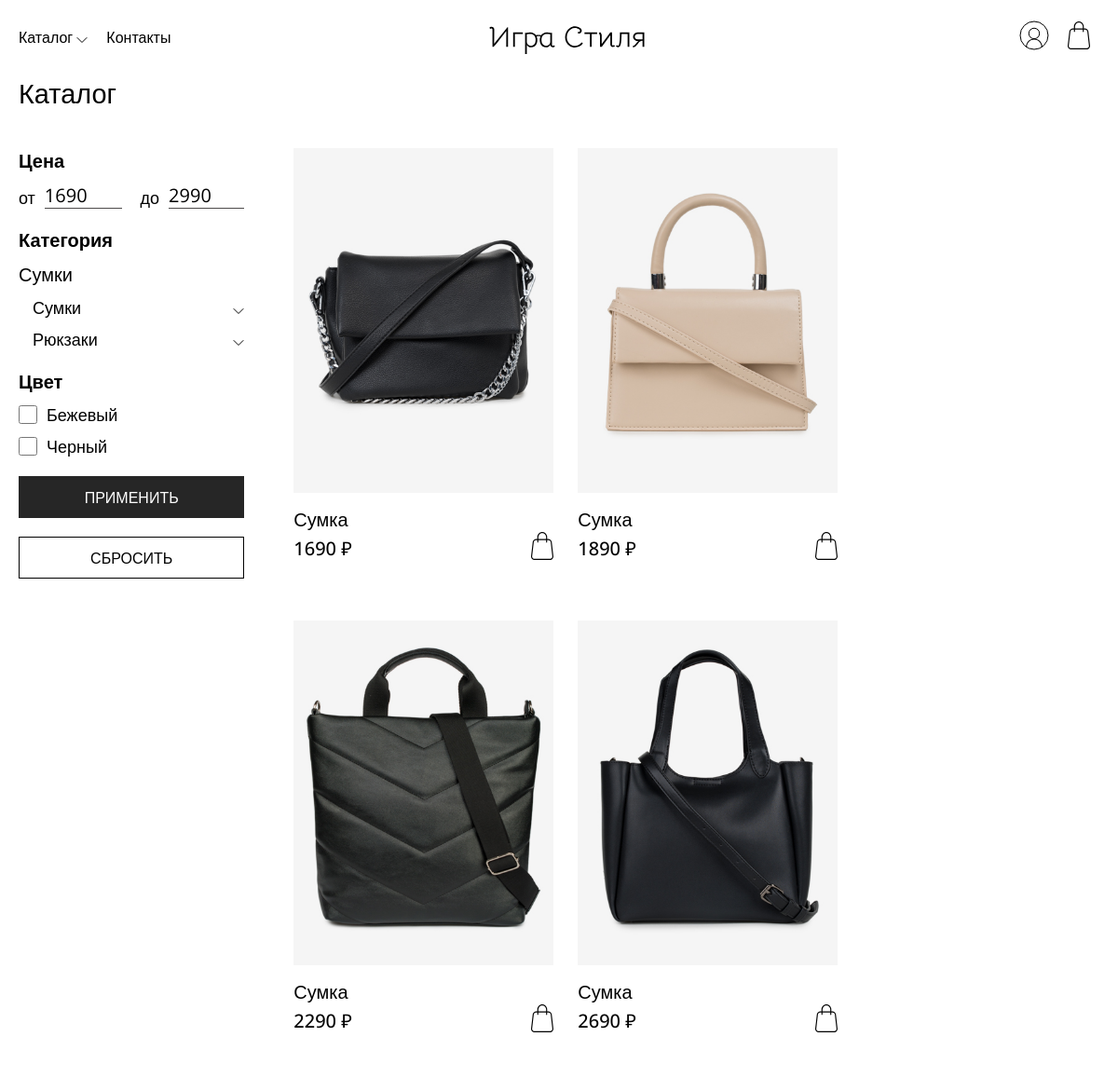
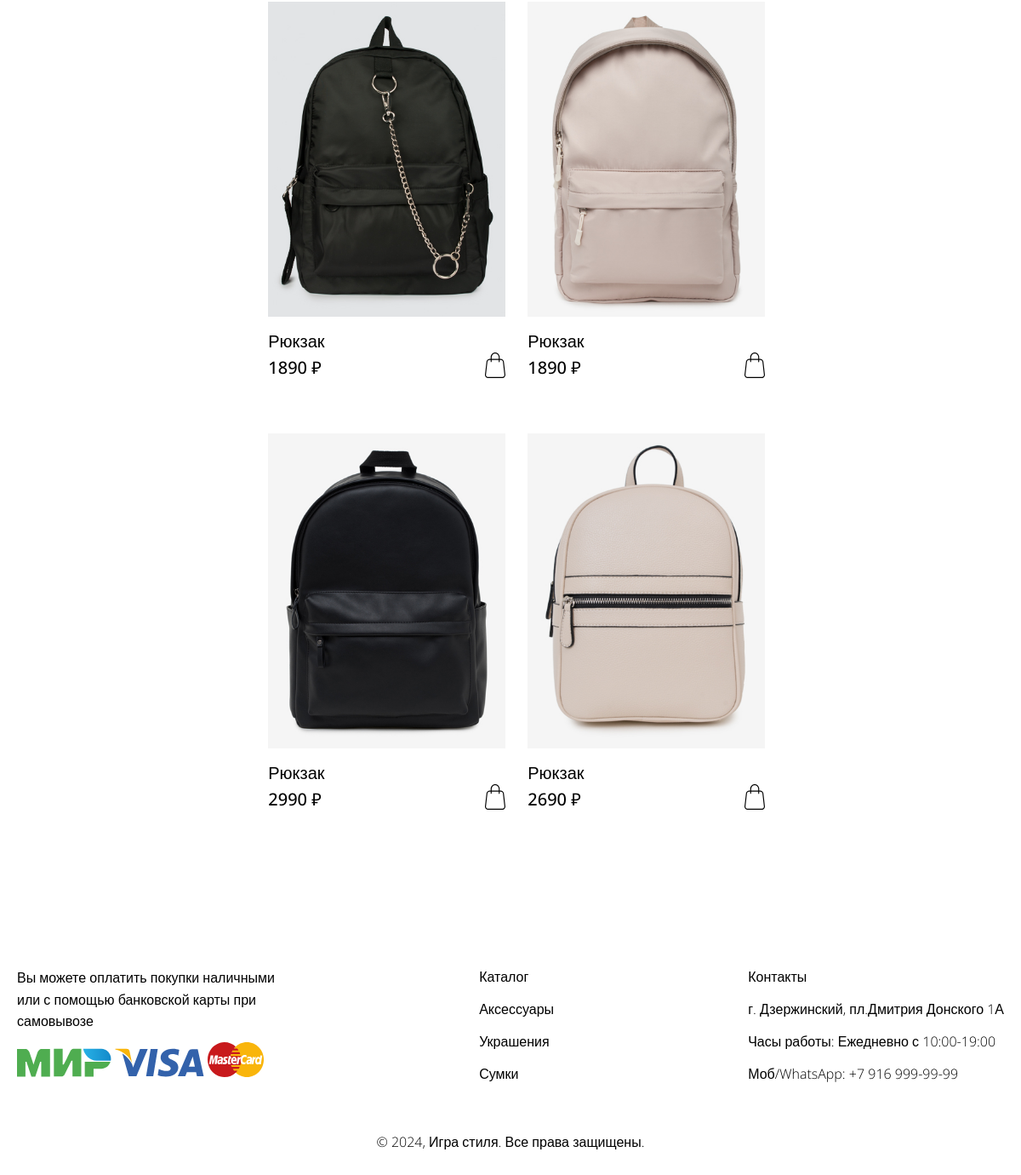
The page /php/catalog.php?id=3 on the database its author committed (2 pictures, top to bottom).
### tables this page shows
CREATE TABLE `categories` (
  `id_category` int(11) NOT NULL,
  `name_category` varchar(50) NOT NULL
);

CREATE TABLE `subcategories` (
  `id_subcategories` int(11) NOT NULL,
  `id_category` int(11) NOT NULL,
  `name_subcategory` varchar(100) NOT NULL
);

CREATE TABLE `products` (
  `id_product` int(11) NOT NULL,
  `id_product_type` int(11) NOT NULL,
  `name_product` varchar(50) NOT NULL,
  `article` varchar(11) DEFAULT NULL,
  `description` varchar(300) NOT NULL,
  `price` int(11) NOT NULL,
  `image` varchar(300) NOT NULL,
  `material` varchar(100) NOT NULL,
  `id_color` int(11) NOT NULL,
  `quantity` int(11) NOT NULL,
  `quantity_store` int(11) DEFAULT NULL
);

### php/config/catalog_filter.php (called while the page is built, shortened)
<?php
include './config/db.php';
$colorConditions = "";
$productTypeConditions = "";
$query_colors = "SELECT * FROM colors";
if (isset($_GET['id'])) {
    $categoryId = intval($_GET['id']);
    $categoryQuery = "SELECT * FROM categories WHERE id_category = $categoryId";
    $categoryName = mysqli_fetch_assoc(mysqli_query($link, $categoryQuery));
    $subcategory_query = "SELECT * FROM subcategories WHERE id_category = $categoryId";
    $result_subcategories = mysqli_query($link, $subcategory_query);
    $priceQuery = "SELECT MIN(price) AS min_price, MAX(price) AS max_price FROM products
                    WHERE id_product_type IN
                        (SELECT id_product_type FROM product_types
                        WHERE id_subcategories IN
                            (SELECT id_subcategories FROM subcategories
                            WHERE id_category = ?))";
    $priceStmt = mysqli_prepare($link, $priceQuery);
    mysqli_stmt_bind_param($priceStmt, "i", $categoryId);
    mysqli_stmt_execute($priceStmt);
    $priceResult = mysqli_stmt_get_result($priceStmt);
    $priceRow = mysqli_fetch_assoc($priceResult);
    $minPrice = intval($priceRow['min_price']);
    $maxPrice = intval($priceRow['max_price']);
    $query = "SELECT * FROM products
              WHERE quantity >= 1
              AND id_product_type IN
                  (SELECT id_product_type FROM product_types
                  WHERE id_subcategories IN
                      (SELECT id_subcategories FROM subcategories
                      WHERE id_category = ?))";
    $query .= " AND price BETWEEN ? AND ?";
    $query .= $colorConditions;
    $query .= $productTypeConditions;
    $stmt = mysqli_prepare($link, $query);
    mysqli_stmt_bind_param($stmt, "iii", $categoryId, $minPrice, $maxPrice);
    mysqli_stmt_execute($stmt);
    $stmt = mysqli_prepare($link, $query . $colorConditions);
    mysqli_stmt_bind_param($stmt, "iii", $categoryId, $minPrice, $maxPrice);
    $query_colors .= " WHERE id_color IN (SELECT DISTINCT id_color FROM products
                                            WHERE id_product_type IN
                                                (SELECT id_product_type FROM product_types
                                                WHERE id_subcategories IN
                                                    (SELECT id_subcategories FROM subcategories
                                                    WHERE id_category = $categoryId))
                                            AND quantity >= 1) ORDER BY name_color ASC";
}
$result_colors = mysqli_query($link, $query_colors);
mysqli_stmt_execute($stmt);
$result = mysqli_stmt_get_result($stmt);
$products = [];
if ($result && mysqli_num_rows($result) > 0) {
    while ($row = mysqli_fetch_assoc($result)) {
        $products[] = $row;
    }
}
$colors = [];
while ($row_color = mysqli_fetch_assoc($result_colors)) {
    $colors[] = $row_color['name_color'];
}

### php/catalog.php (the view, shortened to what this page needs)
<?php
include './components/header.php';
include './config/db.php';
include './config/catalog_filter.php';
?>
<div class="catalog">
    <div class="container">
        <h1 class="title">Каталог</h1>
        <div class="catalog-content">
            <div class="catalog-filter">
                <form method="GET" action="">
                    <p class="filter-name">Цена</p>
                    <div class="filter-price">
                        <div class="">
                            <label for="min_price">от</label>
                            <input type="number" name="min_price" id="min_price" value="<?= isset($minPrice) ? $minPrice : '' ?>">
                        </div>
                        <div class="max_price">
                            <label for="max_price">до</label>
                            <input type="number" name="max_price" id="max_price" value="<?= isset($maxPrice) ? $maxPrice : '' ?>">
                        </div>
                    </div>
                    <div class="filter-subcategory">
                        <p class="filter-name">Категория</p>
                        <?php if (!isset($_GET['id'])) : ?>
                            <?php while ($row_category = mysqli_fetch_assoc($result_categories)) : ?>
                                <p class="category-name"><?= $row_category['name_category']; ?></p>
                                <?php
                                $category_id = $row_category['id_category'];
                                $subcategory_query = "SELECT * FROM subcategories WHERE id_category = $category_id";
                                $result_subcategories = mysqli_query($link, $subcategory_query);
                                ?>
                                <?php while ($row_subcategory = mysqli_fetch_assoc($result_subcategories)) : ?>
                                    <div class="subcategory">
                                        <p class="subcategory-name" data-subcategory-id="<?= $row_subcategory['id_subcategories']; ?>"><?= $row_subcategory['name_subcategory']; ?></p>
                                        <img class="subcategory-img" src="/accessory_store/img/1.svg" alt="">
                                    </div>
                                    <div class="product-types" style="display: none;">
                                        <?php
                                        $subcategory_id = $row_subcategory['id_subcategories'];
                                        $product_type_query = "SELECT * FROM product_types WHERE id_subcategories = $subcategory_id ORDER BY name_product_type ASC";
                                        $result_product_types = mysqli_query($link, $product_type_query);
                                        ?>
                                        <?php while ($row_product_type = mysqli_fetch_assoc($result_product_types)) : ?>
                                            <div class="filter-checkbox">
                                            <?php
                                            $productTypeId = $row_product_type['id_product_type'];
                                            $isChecked = isset($_GET['product_type']) && in_array($productTypeId, $_GET['product_type']);
                                            ?>
                                            <input type="checkbox" name="product_type[]" value="<?= $productTypeId; ?>" <?= $isChecked ? 'checked' : ''; ?>>
                                            <label class="light"><?= $row_product_type['name_product_type']; ?></label>
                                        </div>
                                        <?php endwhile; ?>
                                    </div>
                                <?php endwhile; ?>
                            <?php endwhile; ?>
                        <?php else : ?>
                            <p><?= $categoryName['name_category']; ?></p>
                            <?php while ($row_subcategory = mysqli_fetch_assoc($result_subcategories)) : ?>
                                <div class="subcategory">
                                        <p class="subcategory-name" data-subcategory-id="<?= $row_subcategory['id_subcategories']; ?>"><?= $row_subcategory['name_subcategory']; ?></p>
                                        <img class="subcategory-img" src="/accessory_store/img/1.svg" alt="">
                                    </div>
                            <?php endwhile; ?>
                        <?php endif; ?>
                    </div>
                    <p class="filter-name">Цвет</p>
                    <?php foreach ($colors as $color) : ?>
                        <?php $isChecked = isset($_GET['colors']) && in_array($color, $_GET['colors']); ?>
                        <div class="filter-checkbox">
                            <input type="checkbox" name="colors[]" id="<?= $color ?>" value="<?= $color ?>" <?= $isChecked ? 'checked' : ''; ?>>
                            <label for="<?= $color ?>" <?= $isChecked ? 'class="selected"' : ''; ?>><?= $color ?></label>
                        </div>
                    <?php endforeach; ?>
                    <div class="filter-button">
                        <button class="button-catalog" type="submit">ПРИМЕНИТЬ</button>
                        <button class="button-reset"><a href="<?= isset($_GET['id']) ? 'catalog.php?id=' . $_GET['id'] : 'catalog.php' ?>" class="reset-filter-button">СБРОСИТЬ</a></button>
                    </div>
                </form>
            </div>
            <div class="catalog-products">
                <?php if (!empty($products)) : ?>
                    <?php foreach ($products as $product) : ?>
                        <div class="catalog-cart">
                            <a href="product.php?id=<?= $product['id_product']; ?>">
                                <img class="catalog-picture" src="<?= $product['image']; ?>" alt="">
                                <p><?= $product['name_product']; ?></p>
                            </a>
                            <div class="catalog-cart-points">
                                <p><?= $product['price']; ?> ₽</p>
                                <form class="addToCartForm" action="/accessory_store/php/config/add_to_cart.php" method="post">
                                    <button type="submit" style="border: none; background: none; cursor: pointer;">
                                        <img src="/accessory_store/img/cart.svg" alt="">
                                    </button>
                                </form>
                            </div>
                        </div>
                    <?php endforeach; ?>
                <?php else : ?>
                    <h2>Нет товаров</h2>
                <?php endif; ?>
            </div>
        </div>
    </div>
</div>
<?php include './components/footer.php'; ?>
</body>
</html>

### css/style.css (style rules this page uses)
button { background: transparent; border: none; font-weight: 400; font-size: 16px; cursor: pointer; }
button a { color: #FEFEFE; }
.button-catalog { width: 150px; height: 45px; background: #262626; color: #FEFEFE; }
.button-reset { width: 150px; height: 45px; color: #000; background-color: #fff; border: 1px solid #000; }
* { margin: 0; padding: 0; font-family: "Open Sans", sans-serif; }
a { text-decoration: none; color: inherit; }
p { font-size: 20px; }
h1, h2, h3 { font-style: normal; }
h1 { font-size: clamp(1.13rem, 0.83rem + 1.3vw, 2rem); font-weight: 400; }
.container { max-width: 1200px; margin-right: auto; margin-left: auto; }
.title, .title-index { margin-bottom: 40px; }
.catalog .catalog-picture { max-width: 285px; height: 370px; margin-bottom: 10px; }
.catalog .catalog-content, .catalog .catalog-rec { display: flex; justify-content: space-between; }
.catalog .catalog-content .catalog-filter, .catalog .catalog-rec .catalog-filter { width: 250px; margin-right: 50px; }
.catalog .catalog-content .catalog-filter .filter-name, .catalog .catalog-rec .catalog-filter .filter-name { font-weight: 700; margin-bottom: 10px; }
.catalog .catalog-content .catalog-filter .filter-subcategory, .catalog .catalog-rec .catalog-filter .filter-subcategory { margin-bottom: 20px; }
.catalog .catalog-content .catalog-filter .subcategory, .catalog .catalog-rec .catalog-filter .subcategory { display: flex; justify-content: space-between; margin-left: 15px; align-items: baseline; }
.catalog .catalog-content .catalog-filter .subcategory .subcategory-name, .catalog .catalog-rec .catalog-filter .subcategory .subcategory-name { font-size: 18px; margin-top: 10px; }
.catalog .catalog-content .catalog-filter label, .catalog .catalog-rec .catalog-filter label { font-size: 18px; }
.catalog .catalog-content .catalog-filter .filter-price, .catalog .catalog-rec .catalog-filter .filter-price { display: flex; margin-bottom: 20px; }
.catalog .catalog-content .catalog-filter .filter-price div, .catalog .catalog-rec .catalog-filter .filter-price div { display: flex; align-items: flex-end; }
.catalog .catalog-content .catalog-filter .filter-price .max_price, .catalog .catalog-rec .catalog-filter .filter-price .max_price { margin-left: 20px; }
.catalog .catalog-content .catalog-filter .filter-price label, .catalog .catalog-rec .catalog-filter .filter-price label { margin-right: 10px; }
.catalog .catalog-content .catalog-filter .filter-price input, .catalog .catalog-rec .catalog-filter .filter-price input { height: auto; }
.catalog .catalog-content .catalog-filter .filter-checkbox, .catalog .catalog-rec .catalog-filter .filter-checkbox { display: flex; align-items: center; margin-top: 10px; }
.catalog .catalog-content .catalog-filter .filter-checkbox input, .catalog .catalog-rec .catalog-filter .filter-checkbox input { height: 20px; width: 20px; margin-right: 10px; }
.catalog .catalog-content .filter-button, .catalog .catalog-rec .filter-button { margin-top: 20px; }
.catalog .catalog-content .filter-button a, .catalog .catalog-rec .filter-button a { color: #000; }
.catalog .catalog-content .filter-button button, .catalog .catalog-rec .filter-button button { width: 100%; margin-bottom: 20px; }
.catalog .catalog-products, .catalog .catalog-rec { width: 100%; display: grid; grid-template-columns: repeat(auto-fit, minmax(285px, 1rem)); justify-items: center; justify-content: start; grid-column-gap: 20px; }
.catalog .catalog-products { width: 895px; }
.catalog .catalog-cart { margin-bottom: 60px; }
.catalog .catalog-cart p { font-weight: 300; }
.catalog .catalog-cart .catalog-cart-points { display: flex; align-items: center; justify-content: space-between; }
.catalog .catalog-cart .catalog-cart-points p { font-weight: 500; }
form input, form select, form textarea { display: inline-block; width: 100%; height: 40px; background: none; border: none; outline: 0; border-bottom: 1px solid #4D4B4B; font-size: 20px; }
form input::placeholder, form select::placeholder, form textarea::placeholder { font-size: 16px; }
@media screen and (max-width: 1280px) { .categories, .container, footer, .nav-menu { margin-left: 20px; margin-right: 20px; } }

### rows shown on the page
categories: name_category "Сумки"
subcategories: name_subcategory "Сумки"
subcategories: name_subcategory "Рюкзаки"
products: image (picture), name_product "Сумка", price "1690"
products: image (picture), name_product "Сумка", price "1890"
products: image (picture), name_product "Сумка", price "2290"
products: image (picture), name_product "Сумка", price "2690"
products: image (picture), name_product "Рюкзак", price "1890"
products: image (picture), name_product "Рюкзак", price "1890"
products: image (picture), name_product "Рюкзак", price "2990"
products: image (picture), name_product "Рюкзак", price "2690"

### other values the page prints
$color "Бежевый"
$color "Черный"
